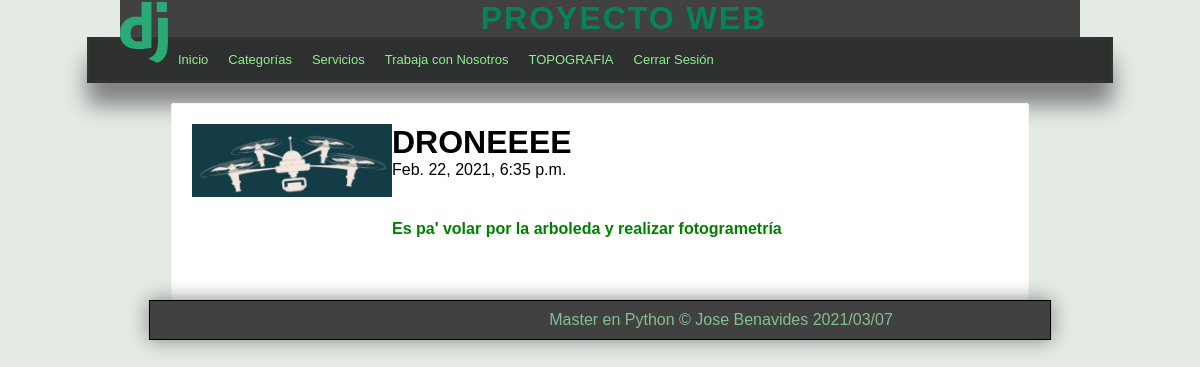
The app's page /articulo/3 (signed in), older data.
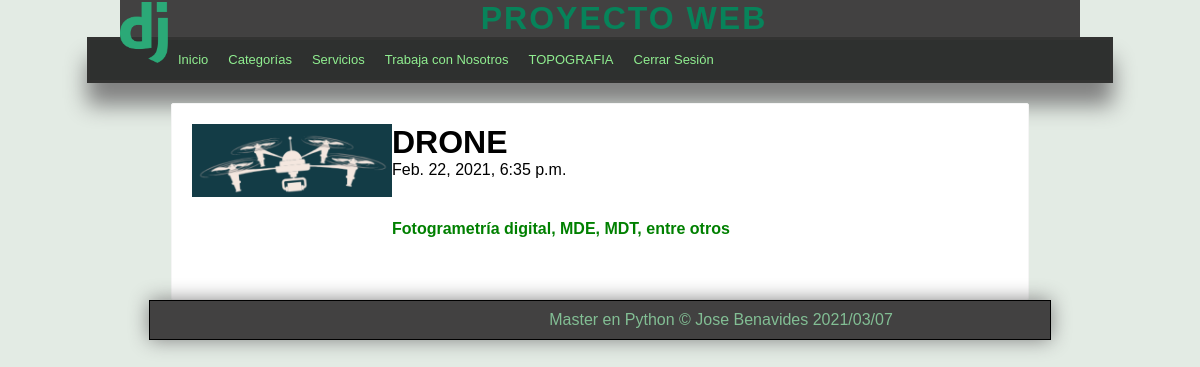
The same page, newer data.
### pages/models.py (models this page shows, shortened)
class Page(models.Model):
    title = models.CharField(max_length=50, verbose_name='Titulo')
    content = RichTextField(verbose_name='Contenido')
    slug = models.CharField(unique=True, max_length=150, verbose_name='URL amigable')
    visible = models.BooleanField(verbose_name='Visible?')
    created_at = models.DateTimeField(auto_now_add=True, verbose_name= 'Creado el')
    updated_at = models.DateTimeField(auto_now=True, verbose_name= 'Actualizado el')
    class Meta:
        verbose_name = "Página"
        verbose_name_plural = "Páginas"

### blog/models.py (models this page shows, shortened)
class Article(models.Model):
    title = models.CharField(max_length=150, verbose_name='Titulo')
    content = RichTextField(verbose_name= 'Contenido')
    image = models.ImageField(default='null', verbose_name='Imagen', upload_to='articles')
    public = models.BooleanField(verbose_name='Publicado?')
    user = models.ForeignKey(User, editable=False, verbose_name='Usuario', on_delete=models.CASCADE)
    catogories = models.ManyToManyField(Category, verbose_name='Categorías', blank=True)
    created_at = models.DateTimeField(auto_now_add=True, verbose_name= 'Creado el')
    update_at = models.DateTimeField(auto_now=True, verbose_name= 'Editado el')
    class Meta:
        verbose_name= 'Artículo'
        verbose_name_plural = 'Artículos'
        ordering = ['-created_at'] #esto para cambiar el orden en como se muestran los articulos

### blog/views.py (the view)
# urls.py: path('articulo/<int:article_id>', views.article, name="article_from_blog_view"),
@login_required(login_url='login')
def article(request, article_id):
    article = get_object_or_404(Article, id=article_id)
    return render(request, 'articles/detail.html', {
        'article':article
    })

### blog/processor.py (called while the page is built)
def get_categories(request):
    categories_in_use = Article.objects.filter(public=True).values_list('catogories', flat=True) #sacar id categories que se usan
    categories = Category.objects.filter(id__in=categories_in_use).values_list('id', 'name') #mostrar solo categories que se usan, las subconsultas
    return {
        'categories_from_processor_blog': categories,
    }

### pages/context_processor.py (called while the page is built)
def get_pages(request):
    pages = Page.objects.filter(visible=True).values_list('id', 'title', 'slug')
    return {
        'pages': pages
    }

### blog/templates/articles/detail.html (shortened to what this page needs)
{% extends 'layouts/layout.html' %} {% comment "" %}la dobre {{}} sirve para usar variables que vengan desde python{% endcomment %}
{% block content %}
    {% if article.image != 'null' and article.image.url|length >= 1%}
                <div class="image">
                <img src="{{article.image.url}}"/>
                </div>
    {% endif %}
    <h1>{{article.title}}</h1>
    <span> {{article.created_at}}</span>
    <p>
        {{article.content|safe}}
    </p>
{% endblock content %}

### mainapp/templates/layouts/layout.html (shortened to what this page needs)
<!DOCTYPE html>
<html lang="es">
  <head>
    {% load static %}
    <link
      rel="stylesheet"
      type="text/css"
      href="{% static 'css/styles.css'%}"
    />
  </head>
  <body>
    <header>
      <div id="logotipo">
        <img src="{% static 'imagenes/logo.png'%}" />
        <h1>Proyecto Web</h1>
      </div>
    </header>
    <nav>
      <ul>
        <li>
          <a href="{% url 'inicio' %}">Inicio</a>
        </li>
        {% if user.email %}
          <li>
            <a href="{% url 'list' %}">Categorías</a>
          </li>
          {% for page in pages %}
            <li>
              <a href="{% url 'page_from_url_page' page.2 %}">{{page.1}}</a>
            </li>
          {% endfor %}
          <li>
          <a href="{% url 'logout' %}">Cerrar Sesión</a>
        </li>
        {% endif %}
      </ul>
    </nav>
    <div id="content">
      <div class="box">
        {% block content %}{% endblock %}
      </div>
    </div>
    <footer>Master en Python &copy; Jose Benavides {% now "Y/m/d" %}</footer>
  </body>
</html>

### mainapp/static/css/styles.css (style rules this page uses)
* { margin: 0%; padding: 0%; font-family: Arial, Helvetica, sans-serif; text-decoration: none; }
p { margin-top: 1%; margin-bottom: 5%; color: green; }
body { background-color: rgb(227, 235, 228); }
header { width: 80%; height: 20%; background-color: rgb(66, 65, 65); margin: 0% auto; }
#logotipo { width: 100%; height: 0%; margin: 0 auto; }
#logotipo img { display: block; width: 5%; float: left; margin-top: 2px; }
#logotipo h1 { display: block; letter-spacing: 2px; text-transform: uppercase; font-weight: bold; color: rgb(7, 131, 90); text-align: center; }
nav { width: 85%; height: 40px; background-color: rgb(46, 48, 47); border: 3px solid rgb(51, 51, 50); margin: 0 auto; box-shadow: 0px 22px 22px gray; font-size: 13px; }
nav > ul { list-style: none; text-decoration: none; }
nav > ul > li { line-height: 40px; float: left; }
nav > ul > li > a { display: block; padding-left: 10px; padding-right: 10px; color: lightgreen; }
#content { width: 80%; min-height: 150%; margin: 0 auto; margin-top: 20px; }
.box { background: white; width: 85%; min-height: 100%; padding: 20px; border: 1px solid whitesmoke; margin: 0 auto; border-radius: 2px; }
.box .image { height: 200px; width: 200px; float: left; overflow: hidden; }
.box .image img { width: 100%; }
footer { width: 75%; background-color: rgb(66, 65, 65); border: 1px solid black; color: rgb(130, 190, 148); text-align: center; padding-top: 10px; padding-bottom: 10px; margin: 0 auto; box-shadow: 0px 0px 20px gray; }

Row changes from the older to the newer data that the page shows:
changed Article: title "DRONEEEE" → "DRONE"; content "Es pa' volar por la arboleda y realizar fotogrametría" → "Fotogrametría digital, MDE, MDT, entre otros"
